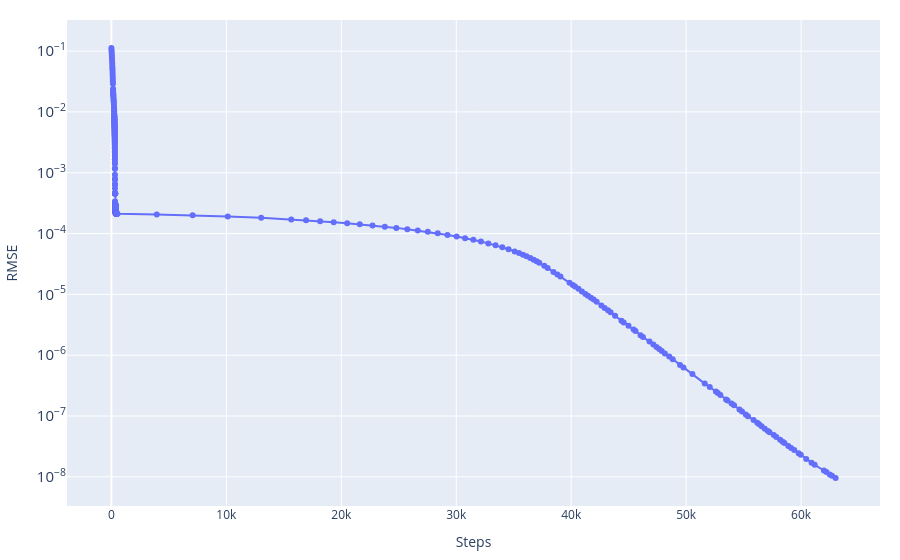
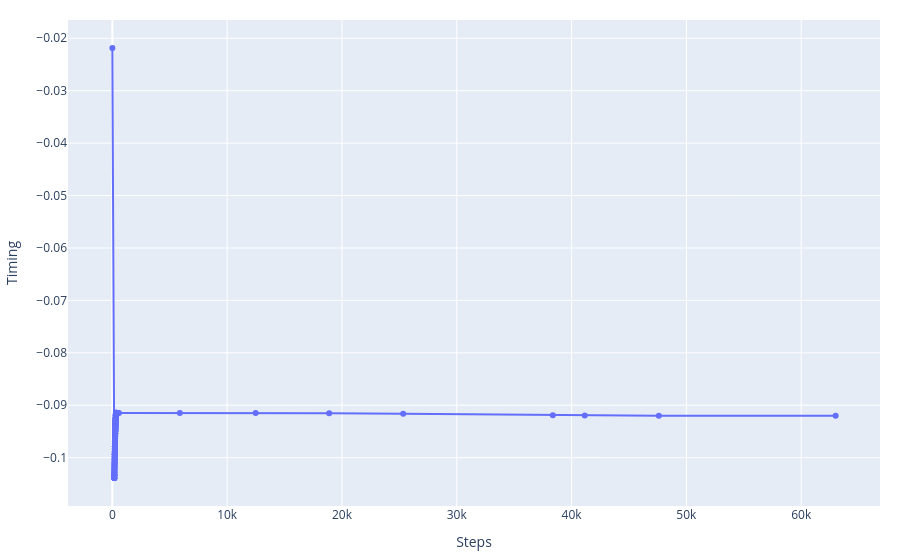

The cell these charts' notebook holds for them, in order:
### Code cell
event_best_US, history_US, cost_story_US, misfit_fin_US = Uniq_searcher.gradient_descent(
    stations=stations_norm,
    event_test=np.copy(event_ini),
    n_iteration=200_000,
    ranX=1,
    ranY=1,
    ranZ=1,
    rant=0.0005,
    lr_decay=0.05,
    patience=500,
    vp=4000.0)

print('Best fitt with:')
print(f'\t- RMSE = {misfit_fin_US}')
print(f'\t- Event = {event_best_US}')

Results['Unique searcher'] = {'X':event_best_US['X'],
                              'Y':event_best_US['Y'],
                              'Z':event_best_US['Z'],
                              't':event_best_US['t'],
                              'RMSE':misfit_fin_US}

_ = graphics.history_2d(cost_story_US, 'RMSE', log_y=True, filename=None)
_ = graphics.history_2d(history_US[:, 3], 'Timing', filename=None)
_ = graphics.history_3d(history_US[:, :3], stations_norm, filename=None)

### Figure 1 — Plotly figure (JSON) as saved in the notebook; plotly's stock layout.template omitted (floating-point values rounded to 4 significant figures; data arrays with more than 128 entries replaced by an {"elided": "..."} marker saying what was removed)
{"data": [{"mode": "lines+markers", "name": "RMSE", "type": "scatter", "x": {"elided": "352 int values"}, "y": {"elided": "352 float values"}}], "layout": {"hovermode": "x unified", "margin": {"b": 20, "l": 20, "r": 20, "t": 20}, "title": {}, "xaxis": {"showgrid": true, "title": {"text": "Steps"}}, "yaxis": {"exponentformat": "power", "showgrid": true, "title": {"text": "RMSE"}, "type": "log"}}}

### Figure 2 — Plotly figure (JSON) as saved in the notebook; plotly's stock layout.template omitted (floating-point values rounded to 4 significant figures; data arrays with more than 128 entries replaced by an {"elided": "..."} marker saying what was removed)
{"data": [{"mode": "lines+markers", "name": "Timing", "type": "scatter", "x": {"elided": "260 int values"}, "y": {"elided": "260 float values"}}], "layout": {"hovermode": "x unified", "margin": {"b": 20, "l": 20, "r": 20, "t": 20}, "title": {}, "xaxis": {"showgrid": true, "title": {"text": "Steps"}}, "yaxis": {"exponentformat": "power", "showgrid": true, "title": {"text": "Timing"}, "type": "linear"}}}
